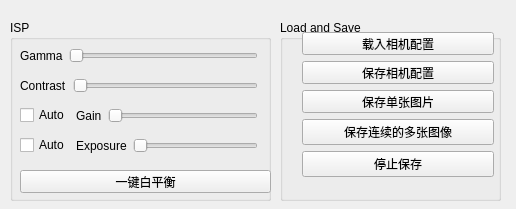
<?xml version="1.0" encoding="UTF-8"?>
<ui version="4.0">
 <class>Camera</class>
 <widget class="QWidget" name="Camera">
  <property name="windowModality">
   <enum>Qt::WindowModal</enum>
  </property>
  <property name="geometry">
   <rect>
    <x>0</x>
    <y>0</y>
    <width>516</width>
    <height>209</height>
   </rect>
  </property>
  <property name="windowTitle">
   <string>相机控制</string>
  </property>
  <widget class="QGroupBox" name="ISPGroupBox">
   <property name="geometry">
    <rect>
     <x>10</x>
     <y>20</y>
     <width>261</width>
     <height>181</height>
    </rect>
   </property>
   <property name="title">
    <string>ISP</string>
   </property>
   <widget class="QPushButton" name="pushButtonWhiteBalance">
    <property name="geometry">
     <rect>
      <x>10</x>
      <y>150</y>
      <width>251</width>
      <height>23</height>
     </rect>
    </property>
    <property name="text">
     <string>一键白平衡</string>
    </property>
   </widget>
   <widget class="QWidget" name="horizontalLayoutWidget">
    <property name="geometry">
     <rect>
      <x>10</x>
      <y>20</y>
      <width>251</width>
      <height>31</height>
     </rect>
    </property>
    <layout class="QHBoxLayout" name="horizontalLayout">
     <item>
      <widget class="QLabel" name="labelGamma">
       <property name="text">
        <string>Gamma</string>
       </property>
      </widget>
     </item>
     <item>
      <widget class="QSlider" name="horizontalSliderGamma">
       <property name="orientation">
        <enum>Qt::Horizontal</enum>
       </property>
      </widget>
     </item>
     <item>
      <widget class="QLabel" name="space1">
       <property name="text">
        <string/>
       </property>
      </widget>
     </item>
    </layout>
   </widget>
   <widget class="QWidget" name="horizontalLayoutWidget_2">
    <property name="geometry">
     <rect>
      <x>10</x>
      <y>50</y>
      <width>251</width>
      <height>31</height>
     </rect>
    </property>
    <layout class="QHBoxLayout" name="horizontalLayout_2">
     <item>
      <widget class="QLabel" name="labelContrast">
       <property name="text">
        <string>Contrast</string>
       </property>
      </widget>
     </item>
     <item>
      <widget class="QSlider" name="horizontalSliderContrast">
       <property name="orientation">
        <enum>Qt::Horizontal</enum>
       </property>
      </widget>
     </item>
     <item>
      <widget class="QLabel" name="space2">
       <property name="text">
        <string/>
       </property>
      </widget>
     </item>
    </layout>
   </widget>
   <widget class="QWidget" name="horizontalLayoutWidget_3">
    <property name="geometry">
     <rect>
      <x>10</x>
      <y>80</y>
      <width>251</width>
      <height>31</height>
     </rect>
    </property>
    <layout class="QHBoxLayout" name="horizontalLayout_3">
     <item>
      <widget class="QCheckBox" name="checkBoxGain">
       <property name="text">
        <string>Auto</string>
       </property>
       <property name="checked">
        <bool>false</bool>
       </property>
      </widget>
     </item>
     <item>
      <widget class="QLabel" name="labelGain">
       <property name="text">
        <string>Gain</string>
       </property>
      </widget>
     </item>
     <item>
      <widget class="QSlider" name="horizontalSliderGain">
       <property name="enabled">
        <bool>true</bool>
       </property>
       <property name="minimum">
        <number>8</number>
       </property>
       <property name="maximum">
        <number>63</number>
       </property>
       <property name="value">
        <number>8</number>
       </property>
       <property name="orientation">
        <enum>Qt::Horizontal</enum>
       </property>
      </widget>
     </item>
     <item>
      <widget class="QLabel" name="space3">
       <property name="text">
        <string/>
       </property>
      </widget>
     </item>
    </layout>
   </widget>
   <widget class="QWidget" name="horizontalLayoutWidget_4">
    <property name="geometry">
     <rect>
      <x>10</x>
      <y>110</y>
      <width>251</width>
      <height>31</height>
     </rect>
    </property>
    <layout class="QHBoxLayout" name="horizontalLayout_4">
     <item>
      <widget class="QCheckBox" name="checkBoxExposure">
       <property name="text">
        <string>Auto</string>
       </property>
       <property name="checked">
        <bool>false</bool>
       </property>
      </widget>
     </item>
     <item>
      <widget class="QLabel" name="labelExposure">
       <property name="text">
        <string>Exposure</string>
       </property>
      </widget>
     </item>
     <item>
      <widget class="QSlider" name="horizontalSliderExposure">
       <property name="enabled">
        <bool>true</bool>
       </property>
       <property name="minimum">
        <number>1</number>
       </property>
       <property name="maximum">
        <number>2000</number>
       </property>
       <property name="sliderPosition">
        <number>8</number>
       </property>
       <property name="orientation">
        <enum>Qt::Horizontal</enum>
       </property>
      </widget>
     </item>
     <item>
      <widget class="QLabel" name="space4">
       <property name="text">
        <string/>
       </property>
      </widget>
     </item>
    </layout>
   </widget>
  </widget>
  <widget class="QGroupBox" name="saveLoadGroupBox">
   <property name="geometry">
    <rect>
     <x>280</x>
     <y>20</y>
     <width>221</width>
     <height>181</height>
    </rect>
   </property>
   <property name="title">
    <string>Load and Save</string>
   </property>
   <widget class="QWidget" name="layoutWidget">
    <property name="geometry">
     <rect>
      <x>22</x>
      <y>12</y>
      <width>192</width>
      <height>145</height>
     </rect>
    </property>
    <layout class="QVBoxLayout" name="verticalLayout_3">
     <item>
      <layout class="QVBoxLayout" name="verticalLayout">
       <item>
        <widget class="QPushButton" name="pushButtonLoadCameraConfiguration">
         <property name="text">
          <string>载入相机配置</string>
         </property>
        </widget>
       </item>
       <item>
        <widget class="QPushButton" name="pushButtonSaveCameraConfiguration">
         <property name="text">
          <string>保存相机配置</string>
         </property>
        </widget>
       </item>
       <item>
        <widget class="QPushButton" name="pushButtonSaveSingleImage">
         <property name="toolTip">
          <string/>
         </property>
         <property name="text">
          <string>保存单张图片</string>
         </property>
         <property name="shortcut">
          <string>Ctrl+S</string>
         </property>
        </widget>
       </item>
      </layout>
     </item>
     <item>
      <layout class="QVBoxLayout" name="verticalLayout_2">
       <item>
        <widget class="QPushButton" name="pushButtonSaveMultipleImages">
         <property name="toolTip">
          <string/>
         </property>
         <property name="text">
          <string>保存连续的多张图像</string>
         </property>
         <property name="shortcut">
          <string>Ctrl+Shift+S</string>
         </property>
        </widget>
       </item>
       <item>
        <widget class="QPushButton" name="pushButtonStopSavingMultipleImages">
         <property name="toolTip">
          <string/>
         </property>
         <property name="text">
          <string>停止保存</string>
         </property>
         <property name="shortcut">
          <string>Ctrl+Backspace</string>
         </property>
        </widget>
       </item>
      </layout>
     </item>
    </layout>
   </widget>
  </widget>
 </widget>
 <resources/>
 <connections/>
 <slots>
  <slot>onWBClicked()</slot>
  <slot>onLoadCameraParasClicked()</slot>
  <slot>onSaveCameraParasClicked()</slot>
  <slot>onSaveSinglePictureClicked()</slot>
  <slot>onSavePicturesClicked()</slot>
  <slot>onStopSavingClicked()</slot>
 </slots>
</ui>
